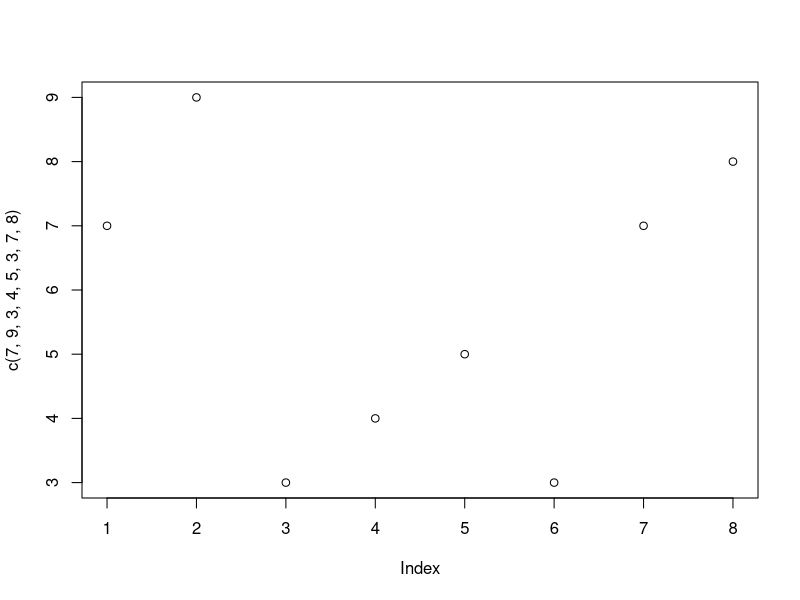

Reproduce this figure in R.
#Repaso de conceptos básicos de R

#variables

#Variables simples
Numero <- 30
print(Numero)

#Ingreso manual
NumeroMan <- readline("Ingresar numero:  ")
print(NumeroMan)

#alternativamente
(Numero <- 30)

#al reves tambien funciona
204 -> NumeroInv
print(NumeroInv)

#si bien puedo forzar asignacion de tipo de dato, R lo reconoce
Hola <- 'Hola Mundo'
print(Hola)

#para definir el tipo, uso as.type donde type es el tipo de dato
NumeroA <- '22'
print(NumeroA)
str(NumeroA)

#Vectores
#Los vectores son un conjunto de valores individuales contenidos en una sola variable de este tipo.
x <- c(7,9,3,4,5,3,7,8)
print(x)

#Tambien puedo crear vectores vacios indicando el tipo
vectorlogico <- vector('logical', length=12)
print(vectorlogico)

#Los datos se pueden estructurar en vectores, factores, dataframes, tibbles, matrices y listas. a la larga, las mas complejas terminan componiendose de vectores.

#Operadores matematicos básicos
2+7 #suma
2-9 #resta
5*10 #multiplicación
9/3 #division
9^2 #potencia
10%%3 #Parte entera o resto
9%%3 #Parte entera o resto

#Funciones matemáticas, hay más pero para usar de ejemplo
sqrt(9) #raiz cuadrada
log(2, 10) #log de 2 en base 10
abs (-1) #convertir a valor absoluto

#Todo esto se puede operar entre variables operables (variables con variable, vector con vector, matrix con matrix).

#Operadores lógicos
!TRUE #negacion
Numero == NumeroA #comparacion
1 %in% c(4,3,2) #verifico si el numero 1 esta en el vector
Numero != NumeroA #verifico si los dos numeros o variables no son iguales
# <,>,<=,>= menor, mayor, menor o igual y mayor o igual
Numero > NumeroA | NumeroA < NumeroInv #verdadero si alguna condicion es verdadera, o el operador 'O'
Numero > NumeroA & NumeroA < NumeroInv #ambas condiciones deben ser verdaeras o 'y'

#FACTORIZACIÓN DE VECTORES
letras <- c("A","B","A","A","A","A","B","A","C","C","B")
print(letras)
factor(letras)

#Creando dataframes
DF <- data.frame(Col1 = 1:5, #numero de observaciones
                 Col2 = c("Sit1","Sit1","Sit2","Sit2","Sit3"), 
                 Log = c(T,T,F,F,T),
                 Fct = factor(c("A","B","C","B","A")))

print(DF)

#plotear vectores
plot(c(7,9,3,4,5,3,7,8))

#Datasets integrados para práctica
datasets::attitude

#readline
fun <- function(){
  x <- readline("What is the value of x?")  
  y <- readline("What is the value of y?")
  t <- readline("What are the T values?")
  v <- readline("What are the V values?")
  
  x <- as.numeric(unlist(strsplit(x, ",")))
  y <- as.numeric(unlist(strsplit(y, ",")))
  t <- as.numeric(unlist(strsplit(t, ",")))
  v <- as.numeric(unlist(strsplit(v, ",")))
  
  out1 <- x + y
  out2 <- t + v
  
  return(list(out1, out2))
  
}
